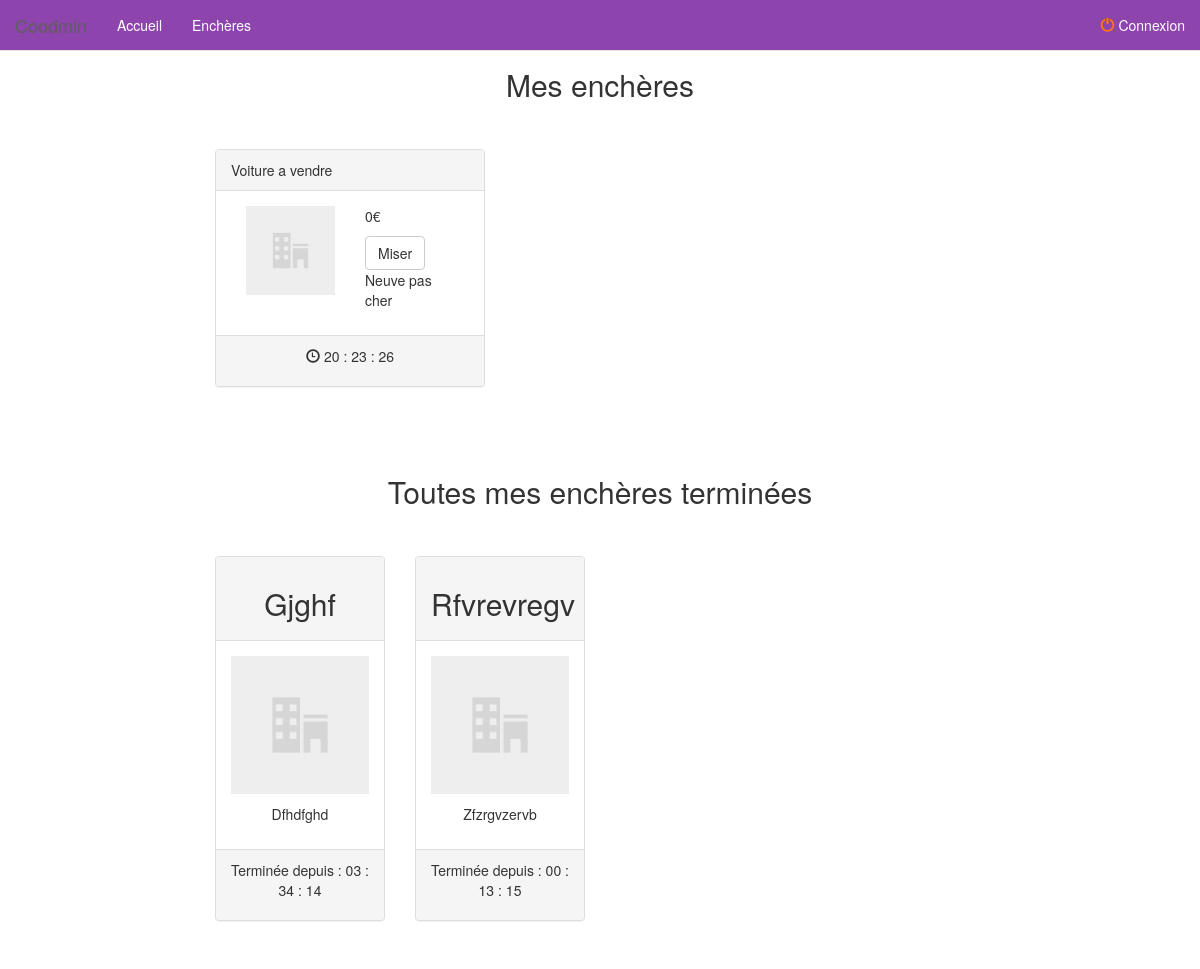
Screenshot of /coodmin2/pages/my_bids.php (signed in) with the database file from the repository.
### tables this page shows
CREATE TABLE IF NOT EXISTS `bids` (
  `id` int(11) NOT NULL AUTO_INCREMENT,
  `seller` int(11) NOT NULL,
  `title` varchar(100) NOT NULL,
  `descriptive` varchar(255) NOT NULL,
  `category` int(11) NOT NULL,
  `estimated_price` int(11) NOT NULL,
  `mini_price` int(11) NOT NULL,
  `duration_bid` int(11) NOT NULL,
  `end_bid` int(11) NOT NULL DEFAULT '0',
  `image` varchar(100) NOT NULL DEFAULT '../img/bids/0.jpg',
  `verified` tinyint(1) DEFAULT '0',
  `sold` tinyint(1) NOT NULL DEFAULT '0',
  PRIMARY KEY (`id`)
);

### coodmin2/functions.php (called while the page is built, shortened)
<?php
function connectBdd() {
    try {
        $bdd = new PDO('mysql:dbname='.NAMEBDD.';host='.HOSTBDD, USERBDD, MDPBDD);
    } catch(Exception $e) {
        die('Erreur'. $e->getMessage());
    }
    return $bdd;
}
function dataSelect($select, $from, $where, $id, $method) {
	$bdd = connectBdd();
	$query = $bdd->prepare('SELECT '. $select .' FROM '. $from .' WHERE '. $where .' = :id');
	$query->execute(["id" => $id]);
	if ($method == 0) $resultat = $query->fetch();
	else $resultat = $query->fetchAll();
	return $resultat;
}
function dataSelectAll($select, $from) {
	$bdd = connectBdd();
	$query = $bdd->prepare('SELECT '. $select .' FROM '. $from);
	$query->execute();
	$resultat = $query->fetchAll();
	return $resultat;
}

### coodmin2/pages/my_bids.php (the view, shortened to what this page needs)
<?php require "header.php"; ?>
<div id="bids" class="container-fluid">
    <div class="row">
        <h2 class="mb text-center">Mes enchères</h2>
        <div class="col-md-2"></div>
        <?php
        $bids = dataSelectAll("*", "bids");
        foreach ($bids as $b) {
            $bid = dataSelect("*", "bids", "id", $b['id'], 0);
            $bidUser = dataSelect("*", "bid_user", "id_bid", $bid['id'], 1);
            $bidUser = array_reverse($bidUser);
            $delay = $bid['end_bid'] - time();
            $verified = $bid['verified'];
            if ($delay > 0 && $verified == 1 && $bid['seller'] == $_SESSION['id']) {
                $seconds = $delay % 60;
                $minutes = $delay / 60 % 60;
                $hours = $delay / 3600 % 24;
                echo '<div class="col-md-3">';
                echo '<div class="panel panel-default">';
                echo '<div class="panel-heading background-orange">';
                echo $bid['title'];
                echo '</div>';
                echo '<div class="panel-body">';
                echo '<div class="container-fluid">';
                echo '<div class="row">';
                echo '<div class="col-md-6">';
                echo '<p><img class="img-responsive" onload="count()" src="'. $bid['image'] .'" alt="'. $bid['title'] .'"></p>';
                echo '</div>';
                echo '<div class="col-md-6">';
                if (empty($bidUser)) echo '<p>0€</p>';
                else echo '<p>'. $bidUser[0]['bet_money'] .'€</p>';
                echo '<button type="button" class="btn btn-default">Miser</button>';
                echo '<p>'. html_entity_decode($bid['descriptive']) .'</p>';
                echo '</div>';
                echo '</div>';
                echo '</div>';
                echo '</div>';
                echo '<div class="panel-footer text-center background-orange">';
                echo '<p id="counter"><span class="glyphicon glyphicon-time"></span> '. ($hours < 10 ? '0'. $hours : $hours) .' : '. ($minutes < 10 ? '0'. $minutes : $minutes) .' : '. ($seconds < 10 ? '0'. $seconds : $seconds) .'</p>';
                echo '</div></div></div>';
            }
        }
        ?>
        <div class="col-md-2"></div>
    </div>
</div>
<div id="bids" class="container-fluid text-center">
    <div class="row">
        <h2 class="mb text-center">Toutes mes enchères terminées</h2>
        <div class="col-md-2"></div>
        <?php
        $bids = dataSelectAll("*", "bids");
        foreach ($bids as $b) {
            $bid = dataSelect("*", "bids", "id", $b['id'], 0);
            $delay = $bid['end_bid'] - time();
            if ($delay < 0 && $bid['seller'] == $_SESSION['id']) {
                $seconds = abs($delay % 60);
                $minutes = abs($delay / 60 % 60);
                $hours = abs($delay / 3600 % 24);
                echo '<div class="col-md-2">';
                echo '<div class="panel panel-default">';
                echo '<div class="panel-heading background-orange">';
                echo '<h2>'. $bid['title'] .'</h2>';
                echo '</div>';
                echo '<div class="panel-body">';
                echo '<p><img class="img-responsive" src="'. $bid['image'] .'" alt="'. $bid['title'] .'"></p>';
                echo '<p>'. html_entity_decode($bid['descriptive']) .'</p>';
                echo '</div><div class="panel-footer background-orange">';
                echo '<p>Terminée depuis : '. ($hours < 10 ? '0'. $hours : $hours) .' : '. ($minutes < 10 ? '0'. $minutes : $minutes) .' : '. ($seconds < 10 ? '0'. $seconds : $seconds) .'</p>';
                echo '</div></div></div>';
            }
        }
        ?>
        <div class="col-md-2"></div>
    </div>
</div>

### coodmin2/css/style.css (style rules this page uses)
.background-orange { background-color: #FF7416; }
#bids { margin-top: 4%; margin-bottom: 4%; }
.mb { margin-bottom: 4%; }

### rows the page displays
bids: title "Voiture a vendre", image (picture), descriptive "Neuve pas cher"
bids: title "Gjghf", image (picture), descriptive "Dfhdfghd"
bids: title "Rfvrevregv", image (picture), descriptive "Zfzrgvzervb"
